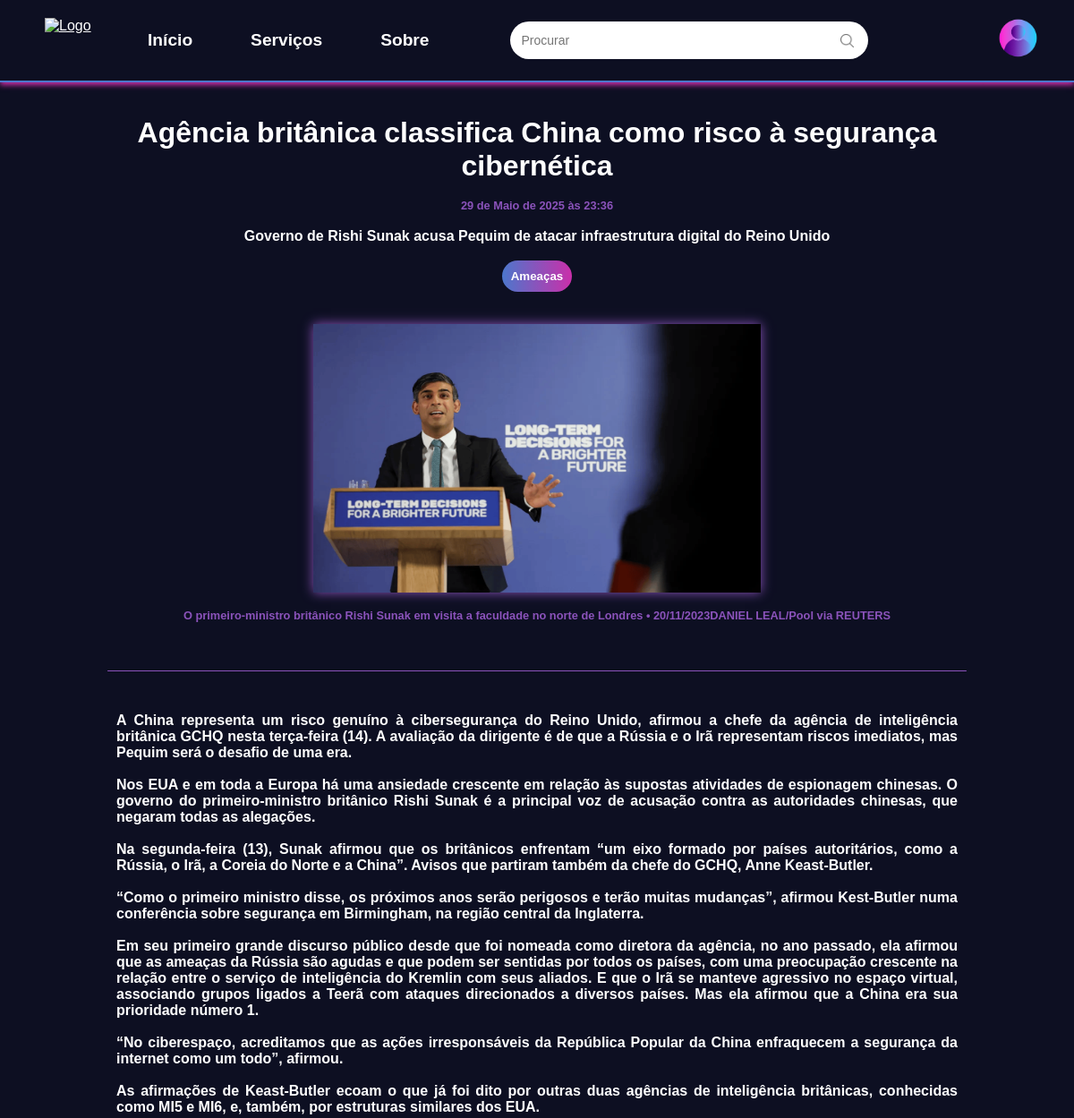
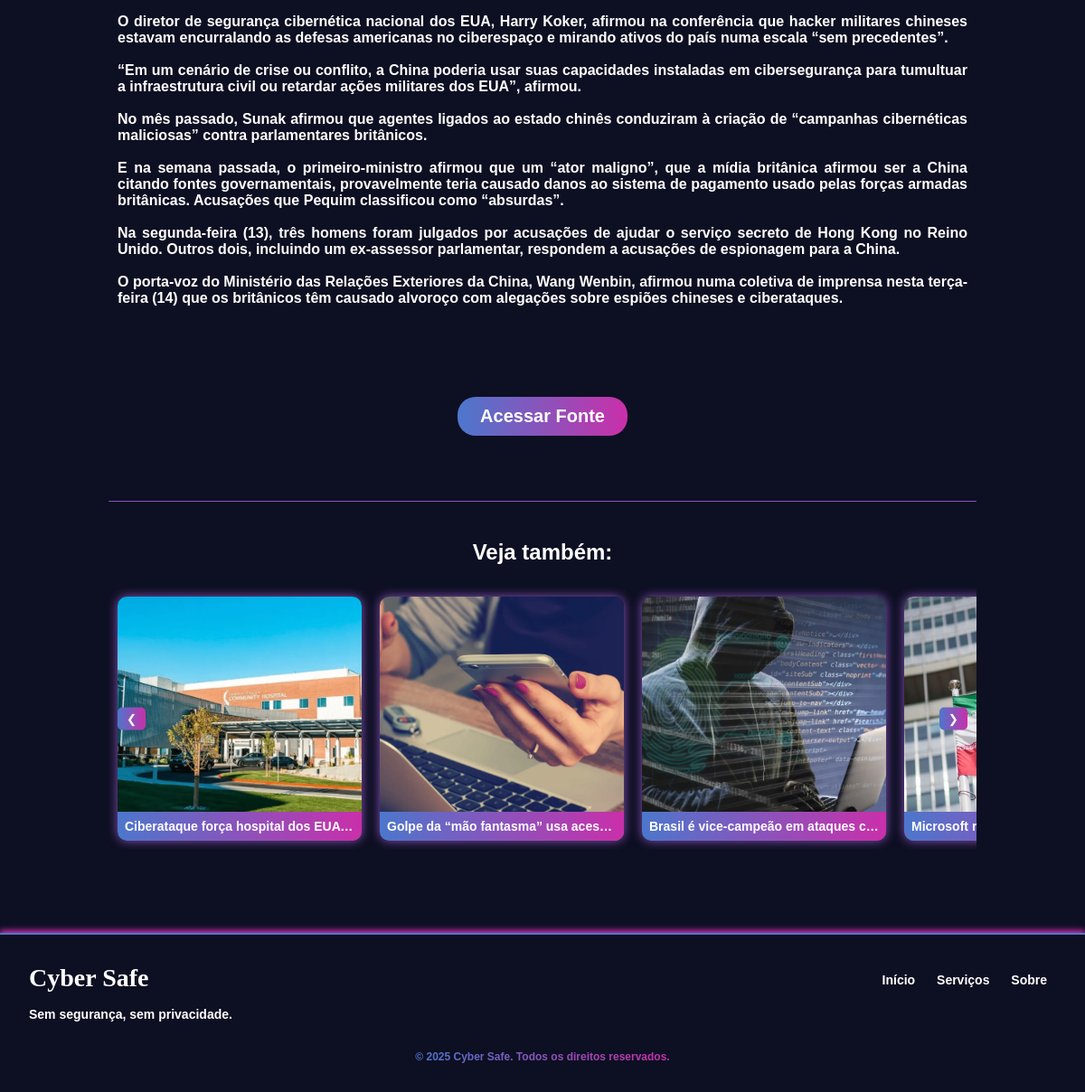
/noticia/28/, run on the app's committed database (2 pictures, top to bottom).
### learning_logs/models.py (models this page shows, shortened)
class Noticia(models.Model):
    titulo = models.CharField(max_length=255)
    descricao = models.TextField(blank=True, null=True)
    descricao_imagem = models.TextField(blank=True, null=True)
    descricao_imagem2 = models.TextField(blank=True, null=True)
    imagem = models.ImageField(upload_to='noticias/', blank=True, null=True)
    imagem2 = models.ImageField(upload_to='noticias/', blank=True, null=True)
    conteudo = models.TextField()
    conteudo2 = models.TextField(blank=True, null=True)
    link = models.URLField(null=True, blank=True)
    data_publicacao = models.DateTimeField(auto_now_add=True)
    categoria = models.CharField(max_length=100, choices=[
        ('vulnerabilidades', 'Vulnerabilidades'),
        ('ameaças', 'Ameaças'),
        ('tendencias', 'Tendências'),
        ('ciberseguranca', 'Cibersegurança'),
    ])

### learning_logs/views.py (the view)
# urls.py: path('noticia/<int:pk>/', views.noticia, name='noticia'),
def noticia(request, pk):
    noticia = get_object_or_404(Noticia, pk=pk)
    noticias_mesma_categoria = Noticia.objects.filter(
        categoria=noticia.categoria
    ).exclude(pk=pk).order_by('-data_publicacao')
    context = {
        'noticia': noticia,
        'noticias_mesma_categoria': noticias_mesma_categoria,
    }
    return render(request, 'learning_logs/noticia.html', context)

### learning_logs/templates/learning_logs/noticia.html (shortened to what this page needs)
<!DOCTYPE html>
<html lang="pt-BR">
    {% extends "learning_logs/base.html" %}
    {% load static %}
    {% block extra_css %}
        <link rel="stylesheet" href="{% static 'learning_logs/css/index.css' %}">
    {% endblock %}
    {% block content %}
    <div class="corpo-noticia">
        <br>
        <h1>{{ noticia.titulo }}</h1>
        <br>
        <p class="data">{{ noticia.data_publicacao }}</p>
        <br>
        <strong><p>{{ noticia.descricao }}</p></strong>
        <br>
        <div class="botao-ctg">
            <button type="submit">{{ noticia.categoria|title }}</button>
        </div>
        <br>
        <br>
        <img src="{{ noticia.imagem.url }}" alt="{{ noticia.titulo }}" class="noticia-img" width="500" height="300">
        <br>
        {% if noticia.descricao_imagem %}
        <p class="desc-img">{{ noticia.descricao_imagem }}</p>
        {% endif %}
        <br>
        <br>
        <br>
        <br>
        <br>
        <p class="conteudo">{{ noticia.conteudo|safe }}</p>
        <br>
        <br>
        <br>
        <br>
        <br>
        <div class="botao-noticia">
            <a href="{{ noticia.link }}"><button type="submit">Acessar Fonte</button></a>
        </div>
        <br>
        <br>
        <br>
        <br>
        <br>
        <br>
        <div class="categoria">
            <h2>Veja também:</h2>
            <br>
            <div class="carousel">
                <button class="carousel-button prev">❮</button>
                <div class="carousel-items">
                    {% for noticia in noticias_mesma_categoria %}
                        <div class="carousel-item">
                            <a href="{% url 'noticia' noticia.pk %}">
                                <img src="{{ noticia.imagem.url }}" alt="{{ noticia.titulo }}">
                            </a>
                            <h3>{{ noticia.titulo }}</h3>
                        </div>
                    {% empty %}
                        <p>Não há outras notícias nesta categoria.</p>
                    {% endfor %}
                </div>
                <button class="carousel-button next">❯</button>
            </div>
        </div>
    </div>
    <br>
    <br>
    <br>
    <br>
{% endblock content %}

### learning_logs/static/learning_logs/css/base.css (style rules this page uses)
* { margin: 0; padding: 0; box-sizing: border-box; color: rgb(255, 255, 255); }
body { background-color: #0d0f22; }

### learning_logs/static/learning_logs/css/index.css (style rules this page uses)
.corpo-noticia { font-family: 'Arial', sans-serif; font-weight: bold; text-align: justify; border-radius: 5px; margin-top: 3px; background-color: #0d0f22; padding: 20px; margin: 0 auto; max-width: 1000px; }
.corpo-noticia h1, strong { text-align: center; }
.conteudo { margin: 0 auto; max-width: 1000px; width: 100%; padding: 10px; }
.botao-ctg button { background: linear-gradient(to right, #4c77cc, #ca2faa); border: none; color: white; padding: 10px; border-radius: 20px; cursor: pointer; font-weight: bold; display: block; margin: 0 auto; }
.data { color: #8b53bb; text-align: center; font-size: 0.8em; }
.desc-img { color: #8b53bb; text-align: center; font-size: 0.8em; }
.noticia-img { box-shadow: 0 0 12px #8b53bb; display: block; margin: 0 auto; }
.botao-noticia button { background: linear-gradient(to right, #4c77cc, #ca2faa); border: none; color: white; font-size: 20px; padding: 10px 25px; border-radius: 20px; cursor: pointer; font-weight: bold; transition: 0.3s ease; display: block; margin: 0 auto; }
.botao-noticia a { text-decoration: none; }
.categoria { width: 100%; max-width: 100%; background: transparent; box-shadow: none; margin: 0 auto; }
.categoria h2 { text-align: center; text-transform: none; border-top-left-radius: 7px; border-top-right-radius: 7px; padding: 7px; }
.carousel { position: relative; overflow: hidden; width: 100%; max-width: 100%; margin: 0 auto; height: auto; }
.carousel-items { display: flex; transition: transform 0.5s ease-in-out; width: fit-content; margin: auto; }
.carousel-item { width: 270px; height: 270px; margin: 10px; border-radius: 10px; overflow: hidden; position: relative; box-shadow: 0 0 12px #8b53bb; }
.carousel-item img { width: 100%; height: 100%; object-fit: cover; position: absolute; top: 0; left: 0; }
.carousel-item h3 { position: absolute; bottom: 0; width: 100%; background: linear-gradient(to right, #4c77cc, #ca2faa); color: white; text-align: center; font-size: 14px; padding: 8px; margin: 0; white-space: nowrap; overflow: hidden; text-overflow: ellipsis; }
.carousel-button { background: rgba(0, 0, 0, 0.5); color: white; border: none; position: absolute; top: 50%; transform: translateY(-50%); padding: 5px 10px; cursor: pointer; border-radius: 5px; z-index: 2; }
.carousel-button.prev { left: 10px; background: linear-gradient(to right, #4c77cc, #ca2faa); }
.carousel-button.next { right: 10px; background: linear-gradient(to right, #4c77cc, #ca2faa); }

### data on the page
Noticia: titulo "Agência britânica classifica China como risco à segurança cibernética", data_publicacao "29 de Maio de 2025 às 23:36", descricao "Governo de Rishi Sunak acusa Pequim de atacar infraestrutura digital do Reino Unido", categoria "Ameaças", imagem (picture), descricao_imagem "O primeiro-ministro britânico Rishi Sunak em visita a faculdade no norte de Londres • 20/11/2023DANIEL LEAL/Pool via REUTERS", conteudo "A China representa um risco genuíno à cibersegurança do Reino Unido, afirmou a chefe da agência de inteligência britânica GCHQ nesta terça-feira (14). A avaliação da dirigente é de que a Rússia e o Irã representam riscos imediatos, mas Pequim será o desafio de uma era. Nos EUA e em toda a Europa há uma ansiedade crescente em relação às supostas atividades de espionagem chinesas. O governo do primeiro-ministro britânico Rishi Sunak é a principal voz de acusação contra as autoridades chinesas, que negaram todas as alegações. Na segunda-feira (13), Sunak afirmou que os britânicos enfrentam “um eixo formado por países autoritários, como a Rússia, o Irã, a Coreia do Norte e a China”. Avisos que…"
Noticia: imagem (picture), titulo "Ciberataque força hospital dos EUA…"
Noticia: imagem (picture), titulo "Golpe da “mão fantasma” usa aces…"
Noticia: imagem (picture), titulo "Brasil é vice-campeão em ataques c…"
Noticia: imagem (picture), titulo "Microsoft relata atividade de hacker…"
